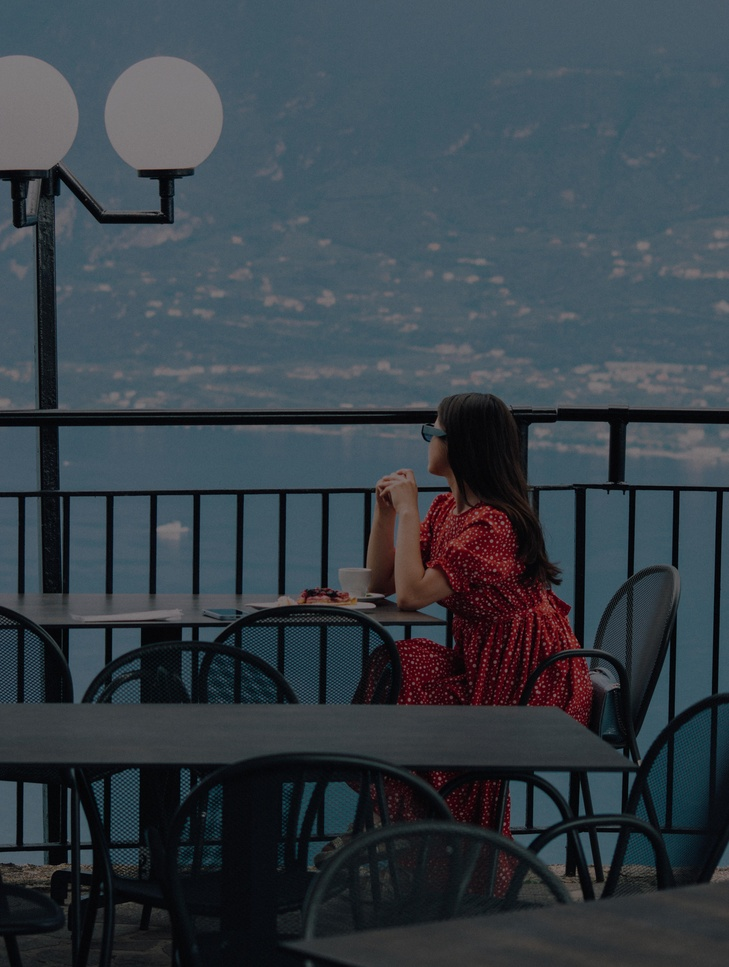
#> input picture input2.jpg, 729 x 967 px, shrunk from 4000 x 5304 before the run
$ python brightness.py
#> lines starting #> are read from the running program, lines starting #| are printed output that depends on the picture
from PIL import ImageEnhance,Image

# Open the image
image = Image.open("input2.jpg")
#> image is the input picture: PIL image 729x967 RGB; mean R, G, B 55.1, 64.7, 72.4

# Adjust brightness and contrast
enhancer = ImageEnhance.Brightness(image)
brightened_image = enhancer.enhance(1.5)  # Increase brightness by 50%
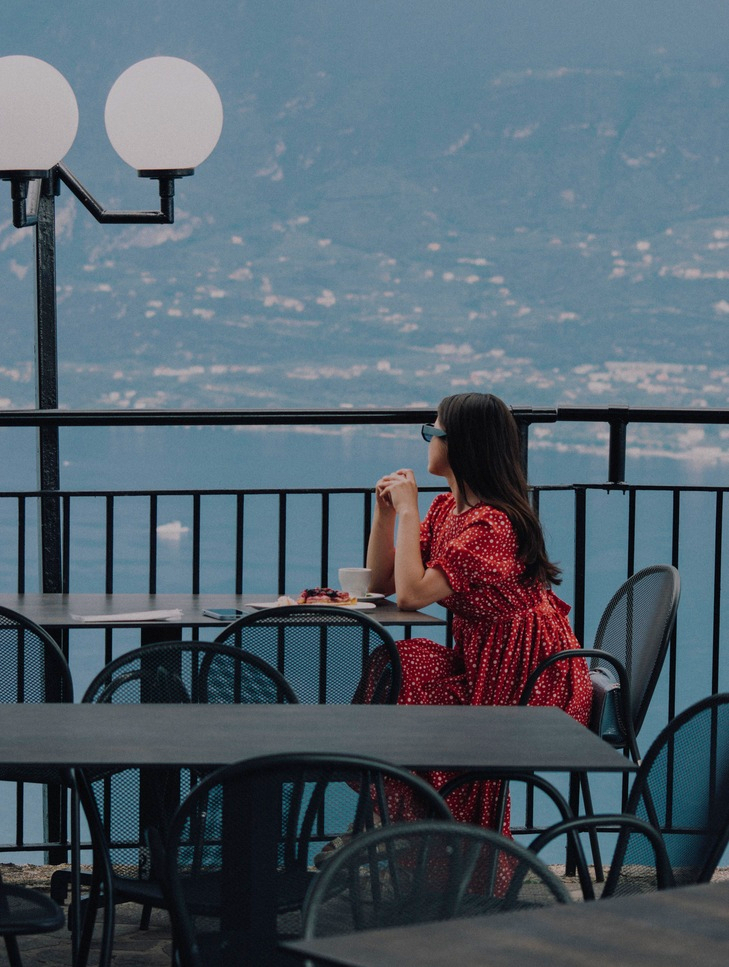
#> brightened_image: PIL image 729x967 RGB; mean R, G, B 82.5, 96.7, 108.4


# Save the enhanced image
brightened_image.save("imgEnhancement/Brightened_image2.jpg")
